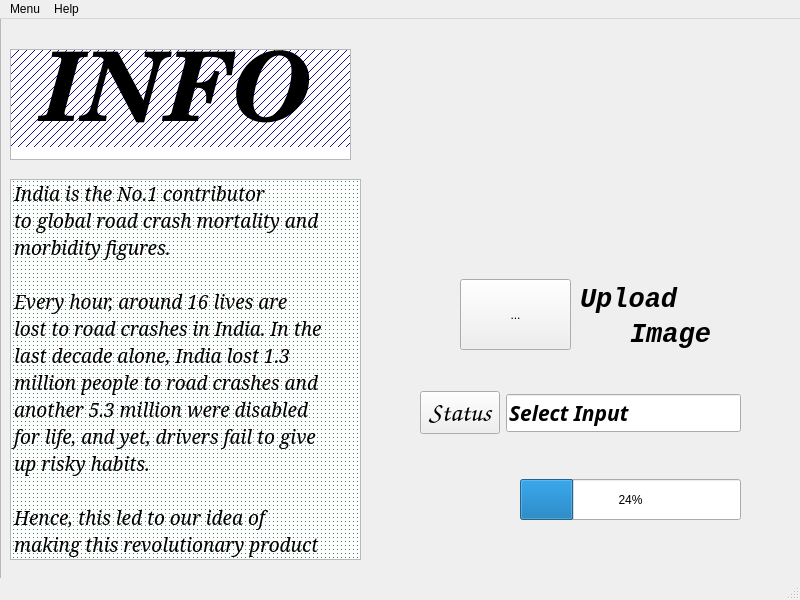
<?xml version="1.0" encoding="UTF-8"?>
<ui version="4.0">
 <class>MainWindow</class>
 <widget class="QMainWindow" name="MainWindow">
  <property name="geometry">
   <rect>
    <x>0</x>
    <y>0</y>
    <width>800</width>
    <height>600</height>
   </rect>
  </property>
  <property name="windowTitle">
   <string>MainWindow</string>
  </property>
  <property name="windowOpacity">
   <double>1.000000000000000</double>
  </property>
  <widget class="QWidget" name="centralwidget">
   <widget class="QFrame" name="frame">
    <property name="geometry">
     <rect>
      <x>0</x>
      <y>-20</y>
      <width>861</width>
      <height>641</height>
     </rect>
    </property>
    <property name="frameShape">
     <enum>QFrame::StyledPanel</enum>
    </property>
    <property name="frameShadow">
     <enum>QFrame::Raised</enum>
    </property>
    <widget class="QToolButton" name="toolButton">
     <property name="geometry">
      <rect>
       <x>460</x>
       <y>280</y>
       <width>111</width>
       <height>71</height>
      </rect>
     </property>
     <property name="cursor">
      <cursorShape>OpenHandCursor</cursorShape>
     </property>
     <property name="text">
      <string>...</string>
     </property>
     <property name="icon">
      <iconset resource="Desktop/GUI/icons.qrc">
       <normaloff>:/Images/Upload_icon.png</normaloff>:/Images/Upload_icon.png</iconset>
     </property>
     <property name="iconSize">
      <size>
       <width>40</width>
       <height>40</height>
      </size>
     </property>
    </widget>
    <widget class="QLabel" name="label">
     <property name="geometry">
      <rect>
       <x>580</x>
       <y>270</y>
       <width>121</width>
       <height>61</height>
      </rect>
     </property>
     <property name="font">
      <font>
       <family>Monospace</family>
       <pointsize>20</pointsize>
       <weight>75</weight>
       <italic>true</italic>
       <bold>true</bold>
      </font>
     </property>
     <property name="focusPolicy">
      <enum>Qt::NoFocus</enum>
     </property>
     <property name="text">
      <string>Upload</string>
     </property>
    </widget>
    <widget class="QLabel" name="label_2">
     <property name="geometry">
      <rect>
       <x>450</x>
       <y>20</y>
       <width>281</width>
       <height>251</height>
      </rect>
     </property>
     <property name="cursor">
      <cursorShape>ArrowCursor</cursorShape>
     </property>
     <property name="text">
      <string/>
     </property>
     <property name="pixmap">
      <pixmap resource="Desktop/GUI/icons.qrc">:/Images/Safety.jpeg</pixmap>
     </property>
    </widget>
    <widget class="QListWidget" name="listWidget">
     <property name="geometry">
      <rect>
       <x>10</x>
       <y>180</y>
       <width>351</width>
       <height>381</height>
      </rect>
     </property>
     <property name="minimumSize">
      <size>
       <width>341</width>
       <height>0</height>
      </size>
     </property>
     <property name="cursor" stdset="0">
      <cursorShape>ForbiddenCursor</cursorShape>
     </property>
     <item>
      <property name="text">
       <string>India is the No.1 contributor 
to global road crash mortality and
morbidity figures. 

Every hour, around 16 lives are
lost to road crashes in India. In the
last decade alone, India lost 1.3
million people to road crashes and
another 5.3 million were disabled
for life, and yet, drivers fail to give
up risky habits.

Hence, this led to our idea of
making this revolutionary product
to prevent such risk.
</string>
      </property>
      <property name="font">
       <font>
        <family>Serif</family>
        <pointsize>14</pointsize>
        <italic>true</italic>
       </font>
      </property>
      <property name="background">
       <brush brushstyle="Dense7Pattern">
        <color alpha="255">
         <red>65</red>
         <green>132</green>
         <blue>98</blue>
        </color>
       </brush>
      </property>
     </item>
    </widget>
    <widget class="QListWidget" name="listWidget_2">
     <property name="geometry">
      <rect>
       <x>10</x>
       <y>50</y>
       <width>341</width>
       <height>111</height>
      </rect>
     </property>
     <property name="cursor" stdset="0">
      <cursorShape>ForbiddenCursor</cursorShape>
     </property>
     <item>
      <property name="text">
       <string> INFO</string>
      </property>
      <property name="font">
       <font>
        <family>Century Schoolbook L</family>
        <pointsize>72</pointsize>
        <weight>75</weight>
        <italic>true</italic>
        <bold>true</bold>
        <underline>false</underline>
       </font>
      </property>
      <property name="background">
       <brush brushstyle="BDiagPattern">
        <color alpha="255">
         <red>30</red>
         <green>13</green>
         <blue>158</blue>
        </color>
       </brush>
      </property>
     </item>
    </widget>
    <widget class="QProgressBar" name="progressBar">
     <property name="geometry">
      <rect>
       <x>520</x>
       <y>480</y>
       <width>221</width>
       <height>41</height>
      </rect>
     </property>
     <property name="value">
      <number>24</number>
     </property>
    </widget>
    <widget class="QLabel" name="label_3">
     <property name="geometry">
      <rect>
       <x>630</x>
       <y>310</y>
       <width>101</width>
       <height>51</height>
      </rect>
     </property>
     <property name="font">
      <font>
       <family>Monospace</family>
       <pointsize>20</pointsize>
       <weight>75</weight>
       <italic>true</italic>
       <bold>true</bold>
      </font>
     </property>
     <property name="text">
      <string>Image</string>
     </property>
    </widget>
    <widget class="QWidget" name="">
     <property name="geometry">
      <rect>
       <x>420</x>
       <y>390</y>
       <width>321</width>
       <height>48</height>
      </rect>
     </property>
     <layout class="QHBoxLayout" name="horizontalLayout">
      <item>
       <widget class="QPushButton" name="pushButton">
        <property name="font">
         <font>
          <family>URW Chancery L</family>
          <pointsize>20</pointsize>
          <weight>75</weight>
          <italic>true</italic>
          <bold>true</bold>
         </font>
        </property>
        <property name="cursor">
         <cursorShape>PointingHandCursor</cursorShape>
        </property>
        <property name="text">
         <string>Status</string>
        </property>
       </widget>
      </item>
      <item>
       <widget class="QLineEdit" name="lineEdit">
        <property name="font">
         <font>
          <family>Purisa</family>
          <pointsize>16</pointsize>
          <weight>75</weight>
          <italic>true</italic>
          <bold>true</bold>
         </font>
        </property>
        <property name="cursor">
         <cursorShape>ForbiddenCursor</cursorShape>
        </property>
        <property name="statusTip">
         <string/>
        </property>
        <property name="inputMask">
         <string/>
        </property>
        <property name="text">
         <string>Select Input</string>
        </property>
       </widget>
      </item>
     </layout>
    </widget>
   </widget>
  </widget>
  <widget class="QMenuBar" name="menubar">
   <property name="geometry">
    <rect>
     <x>0</x>
     <y>0</y>
     <width>800</width>
     <height>25</height>
    </rect>
   </property>
   <widget class="QMenu" name="menuMenu">
    <property name="title">
     <string>Menu</string>
    </property>
    <addaction name="actionQuit"/>
   </widget>
   <widget class="QMenu" name="menuHelp">
    <property name="title">
     <string>Help</string>
    </property>
    <addaction name="actionHelp"/>
    <addaction name="actionAbout"/>
   </widget>
   <addaction name="menuMenu"/>
   <addaction name="menuHelp"/>
  </widget>
  <widget class="QStatusBar" name="statusbar"/>
  <action name="actionQuit">
   <property name="text">
    <string>Quit</string>
   </property>
   <property name="shortcut">
    <string>Ctrl+Q</string>
   </property>
  </action>
  <action name="actionHelp">
   <property name="text">
    <string>Help</string>
   </property>
   <property name="shortcut">
    <string>F2</string>
   </property>
  </action>
  <action name="actionAbout">
   <property name="text">
    <string>About</string>
   </property>
  </action>
 </widget>
 <resources>
  <include location="Desktop/GUI/icons.qrc"/>
 </resources>
 <connections/>
</ui>
